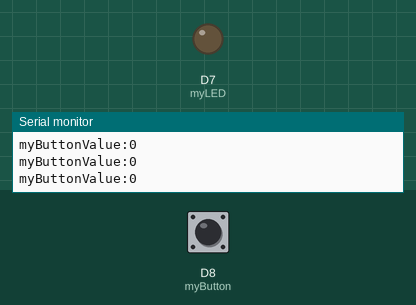
Simulated run of this sketch. Board: ESP8266 (NodeMCU). Shown: output pins drawn as LEDs (lit = HIGH), the last lines printed to the serial monitor. The test bench sets the inputs (shaded band); at power-on: D8 (myButton) LOW.

Above: at 1.2 s.
1.3 s: D8 (myButton) pulled HIGH for 0.15 s
At 1.4 s:
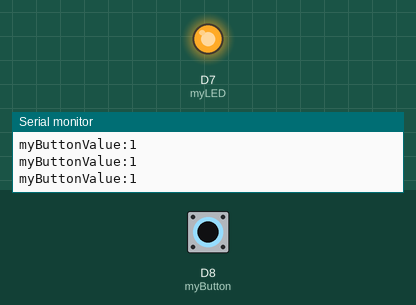
2.9 s: D8 (myButton) pulled HIGH for 3.2 s
At 7.2 s:
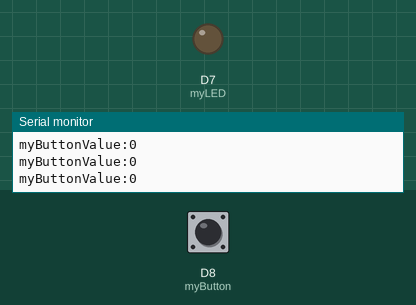
Timing chart, 0 to 8.7 s (numbered marks = the images above; inputs shaded):
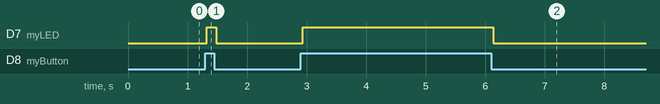

Measured:
- after the input at 1.3 s, D7 (myLED): LOW → HIGH at once, → LOW 0.16 s later
- after the input at 2.9 s, D7 (myLED): LOW → HIGH at once, → LOW 3.2 s later

The sketch:

sketch_oct18a.ino
```cpp
unsigned static int myButton = D8;
unsigned static int myLED = D7;

void setup() {
//configure serial monitor
Serial.begin(9600);
//debug serial monitor
Serial.println("Serial monitor configured to 9600");
Serial.println("ewad");
pinMode(myButton, INPUT);
pinMode(myLED, OUTPUT);
}

void loop() {
//read serial data from light sensor
  int val = digitalRead(myButton);
  int senVal = digitalRead(myLED);
      Serial.print("myButtonValue:");
    Serial.println(String(val));

   if (val == 1) {

   digitalWrite(myLED, HIGH);}

  if (val == 0) {
    digitalWrite(myLED, LOW);}
  }

   
```
